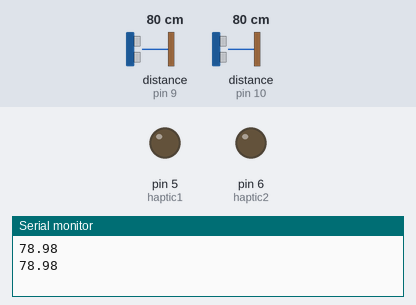
Simulated run of this sketch. Board: Arduino Uno, built with avr-gcc and run on an emulated ATmega328P. Shown: output pins drawn as LEDs (lit = HIGH), the last lines printed to the serial monitor. Wiring (inferred from the names in the program): 2 × ultrasonic range finder: trigger pin 8, echo pin 9 / trigger pin 11, echo pin 10. Dashed ring = blinking. Inputs (shaded band) come from the test bench; at power-on: distance to the obstacle (sensors on pin 10, pin 9) 80 cm. The echo pulse lasts 58.3 µs per cm; pins used as bus, display or sensor lines are not drawn.

Above: at 1.2 s.
1.3 s: distance to the obstacle (sensor on pin 10) set to 33 cm
3.3 s: distance to the obstacle (sensor on pin 10) set to 27 cm
At 3.75 s:
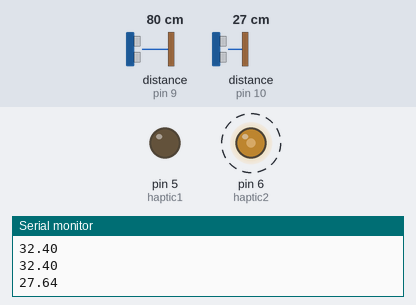
6.4 s: distance to the obstacle (sensor on pin 10) set to 10 cm
9.5 s: distance to the obstacle (sensor on pin 10) set to 7 cm
11.1 s: distance to the obstacle (sensor on pin 10) set to 9 cm
At 12.64 s:
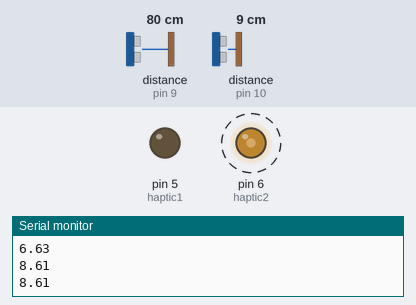
Timing chart, 0 to 15.2 s (numbered marks = the images above; inputs shaded):
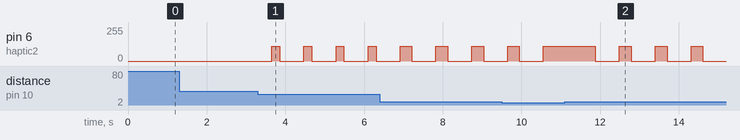

Measured:
- the behaviour switches between 31 and 30 cm on distance to the obstacle (sensor on pin 10) (found by bisection; images 0 and 1)
- after the input at 3.3 s, pin 6 (haptic2): alternates 110/255 for 0.20 s and 0/255 for 0.62 s, starting after 0.36 s
- after the input at 11.1 s, pin 6 (haptic2): alternates 110/255 for 0.30 s and 0/255 for 0.61 s, starting after 0.78 s

The sketch:

HapticVest_V0.1_.ino
```cpp
/*
   Sensitivity buttons
   Lower Power Battery Sensor
   Turn on and off the glasses front and back
   Overall on off switch


*/

#define echoPin1 9 // attach pin D2 Arduino to pin Echo of HC-SR04
#define pingPin1 8
#define echoPin2 10
#define pingPin2 11 //attach pin D3 Arduino to pin Trig of HC-SR04
#define increase 2
#define decrease 3
#define haptic1 5
#define haptic2 6


volatile float distance1;
volatile float distance2;
volatile int Sensitivity = 110;
volatile float avgD1[10];
volatile float avgD1Off[] = {0, 0, 0, 0, 0, 0, 0, 0, 0, 0};
volatile float avgD1Num = 0;
volatile int i = 0;
volatile int k = 0;


void Echo1();
void Echo2();

void setup() {

  // put your setup code here, to run once:
  pinMode(haptic1, OUTPUT);
  pinMode(haptic2, OUTPUT);
  pinMode(pingPin1, OUTPUT); // Sets the pingPin as an OUTPUT
  pinMode(pingPin2, OUTPUT);
  pinMode(echoPin1, INPUT); // Sets the echoPin as an INPUT
  pinMode(echoPin2, INPUT); // Sets the echoPin as an INPUT
  pinMode(increase, INPUT);
  pinMode(decrease, INPUT);
  Serial.begin(9600);

}

void loop() {
  // put your main code here, to run repeatedly:


  Echo1();
  if (i < 10) {
    avgD1[i] = distance1;
  } else if (i == 10) {
    avgD1Num = getAverage(avgD1);
  } else if (i > 10) {
    if (distance1 < avgD1Num * 1.2 && distance1 > avgD1Num * 0.8) {
      avgD1[i % 10] = distance1;
      avgD1Num = getAverage(avgD1);
      k = 0;
    } else {
      avgD1Off[k % 10] = distance1;
      k++;
      if (k == 10) {

        for (int j = 0; j < 10; j++) {
          avgD1[j] = avgD1Off[j];
          avgD1Off[j] = 0;
        }
      }
    }
  }


  Echo2();

  i++;
}

void Echo1() {


  digitalWrite(pingPin1, LOW);
  delayMicroseconds(2);
  digitalWrite(pingPin1, HIGH);
  delayMicroseconds(10);
  digitalWrite(pingPin1, LOW);

  int duration1 = pulseIn(echoPin1, HIGH);


  distance1 = duration1 * 0.034 / 2;


  //  distance1 = distance1 / 5;
  //  Serial.println(distance1);
  //
  //  if (distance1 < 8) {
  //    analogWrite(haptic1, Sensitivity);
  //
  //  } else if (distance1 < 15) {
  //    analogWrite(haptic1, Sensitivity);
  //    delay(300);
  //    analogWrite(haptic1, 0);
  //    delay(100);
  //  } else if (distance1 < 30) {
  //    analogWrite(haptic1, Sensitivity);
  //    delay(200);
  //    analogWrite(haptic1, 0);
  //    delay(100);
  //  }
  //  else {
  //    analogWrite(haptic1, 0);
  //  }


}

void Echo2() {
  distance2 = 0;
  for (int i = 0; i < 5; i++) {
    delay(100);

    digitalWrite(pingPin2, LOW);
    delayMicroseconds(2);
    digitalWrite(pingPin2, HIGH);
    delayMicroseconds(10);
    digitalWrite(pingPin2, LOW);

    int duration2 = pulseIn(echoPin2, HIGH);
    distance2 += duration2 * 0.034 / 2;
  }
  distance2 = distance2 / 5;

  Serial.println(distance2);

  if (distance2 < 8) {
    analogWrite(haptic2, Sensitivity);

  } else if (distance2 < 15) {
    analogWrite(haptic2, Sensitivity);
    delay(300);
    analogWrite(haptic2, 0);
    delay(100);
  } else if (distance2 < 30) {
    analogWrite(haptic2, Sensitivity);
    delay(200);
    analogWrite(haptic2, 0);
    delay(100);
  }
  else {
    analogWrite(haptic2, 0);
  }

}

void sensitivity() {
  while (digitalRead(increase)) {
    if (Sensitivity < 130) {

      Sensitivity += 5;
      analogWrite(haptic1, Sensitivity);
      analogWrite(haptic2, Sensitivity);
    } else {
      delay(500);
      analogWrite(haptic1, 0);
      analogWrite(haptic2, 0);
    }
    delay(300);
  }

  while (digitalRead(decrease)) {
    if (Sensitivity > 50) {

      Sensitivity -= 5;
      analogWrite(haptic1, Sensitivity);
      analogWrite(haptic2, Sensitivity);
    } else {
      delay(500);
      analogWrite(haptic1, 0);
      analogWrite(haptic2, 0);
    }
    delay(300);
  }


}

float getAverage(volatile float arr[]) {
  float avg = 0;
  for (int i = 0; i < 10; i++) {
    avg += arr[i];
  }
  avg = avg / 10.0;
  return avg;
}
```
